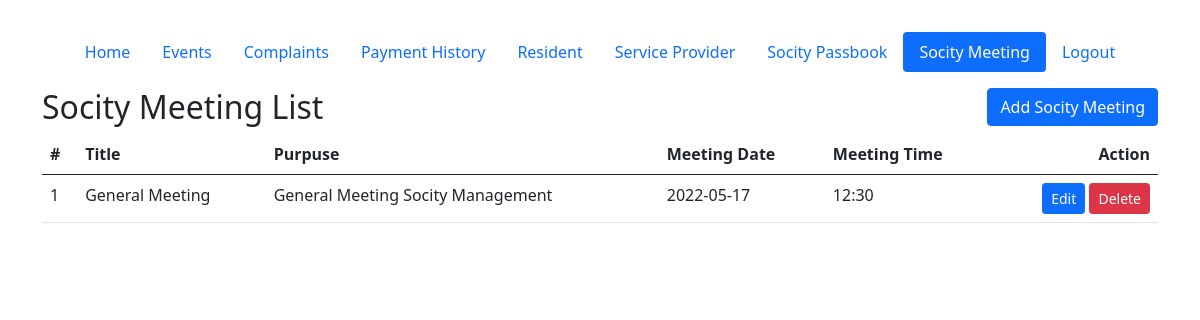
The app's page /admin/SocMeeting.php (signed in) with its own data.
### tables this page shows
CREATE TABLE `socmeeting` (
  `id` int(11) NOT NULL,
  `title` text NOT NULL,
  `purpuse` text NOT NULL,
  `meeting_date` text NOT NULL,
  `meeting_time` text NOT NULL
);

### admin/db.php (called while the page is built, shortened)
<?php
$base_url = "http://".$_SERVER['HTTP_HOST'];
$base_url .= str_replace(basename($_SERVER['SCRIPT_NAME']),"",$_SERVER['SCRIPT_NAME']);
?>

### admin/SocMeeting.php (the view, shortened to what this page needs)
<?php
require("header.php");
$sql = "SELECT *  FROM socmeeting ORDER BY id DESC" ;
$data = array();
$result = $mysqli->query($sql);
if ($result->num_rows > 0) {
    while ($row = mysqli_fetch_assoc($result)){
    	$data[] = $row;
    }
}
?>
<header class="d-flex justify-content-center py-3">
	<ul class="nav nav-pills">
	  <li class="nav-item"><a href="<?= $base_url ?>Home.php" class="nav-link " aria-current="page">Home</a></li>
	  <li class="nav-item"><a href="<?= $base_url ?>Events.php" class="nav-link ">Events</a></li>
	  <li class="nav-item"><a href="<?= $base_url ?>Complaints.php" class="nav-link">Complaints</a></li>
	  <li class="nav-item"><a href="<?= $base_url ?>PaymentHistory.php" class="nav-link ">Payment History</a></li>
	  <li class="nav-item"><a href="<?= $base_url ?>Resident.php" class="nav-link ">Resident</a></li>
	  <li class="nav-item"><a href="<?= $base_url ?>ServiceProvider.php" class="nav-link ">Service Provider</a></li>
	  <li class="nav-item"><a href="<?= $base_url ?>SocityPassbook.php" class="nav-link ">Socity Passbook</a></li>
	  <li class="nav-item"><a href="<?= $base_url ?>SocMeeting.php" class="nav-link active">Socity Meeting</a></li>
<li class="nav-item"><a href="<?= $base_url ?>?logout=1" class="nav-link">Logout</a></li>
	</ul>
</header>
<div class="row">
	<div class="col-6">
		<h2>Socity Meeting List</h2>
	</div>
	<div class="col-6 text-end">
		<a href="socmeetingAdd.php" class="btn btn-primary">Add Socity Meeting</a>
	</div>
	<div class="col-12">
		<table class="table">
		  <thead>
		    <tr>
		      <th scope="col">#</th>
		      <th scope="col">Title</th>
		      <th scope="col">Purpuse</th>
		      <th scope="col">Meeting Date</th>
		      <th scope="col">Meeting Time</th>
		      <th scope="col" class="text-end">Action</th>
		    </tr>
		  </thead>
		  <tbody>
		  	<?php if($data){ ?>
		  		<?php $i = 1; foreach ($data as $key => $value) { ?>
		  			<tr>
		  				<td><?= $i ?></td>
		  				<td><?= $value['title'] ?></td>
		  				<td><?= $value['purpuse'] ?></td>
		  				<td><?= $value['meeting_date'] ?></td>
		  				<td><?= $value['meeting_time'] ?></td>
		  				<td class="text-end">
		  					<a class="btn btn-primary btn-sm" href="<?= $base_url ?>socmeetingAdd.php?id=<?= $value['id'] ?>">Edit</a>
		  					<a class="btn btn-danger btn-sm" onclick="if(!confirm('Sure You Want To Delete Record?')){return false;}" href="<?= $base_url ?>Events.php?delete=<?= $value['id'] ?>">Delete</a>
		  				</td>
		  			</tr>
		  		<?php $i++; } ?>
		  	<?php }else{ ?>
		  		<tr>
		  			<td align="center" colspan="6">Record NOt Found</td>
		  		</tr>
		  	<?php } ?>
		  </tbody>
		</table>
	</div>
</div>
<?php
require("footer.php")
?>

### records on screen
socmeeting: title "General Meeting", purpuse "General Meeting Socity Management", meeting_date "2022-05-17", meeting_time "12:30"
